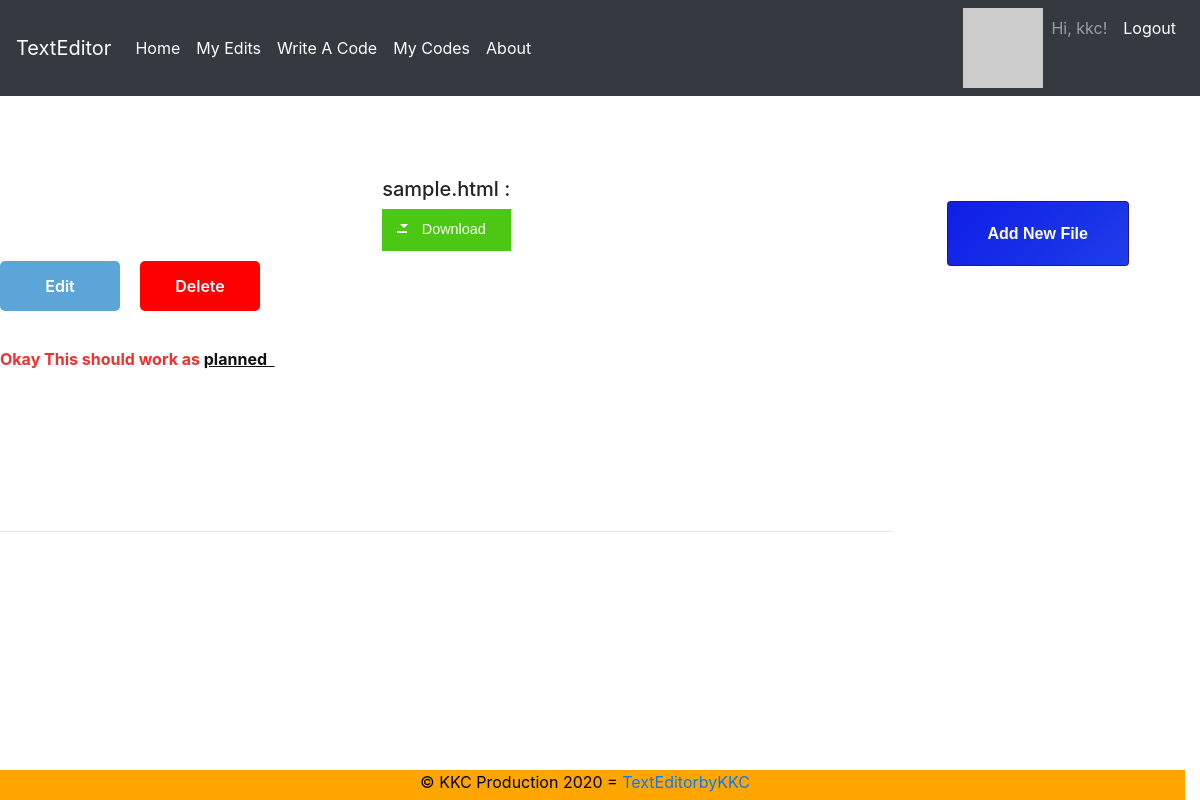
The app's page /myedits (signed in) with its own data.
### app/models.py (models this page shows, shortened)
class User(UserMixin, db.Model):
    id = db.Column(db.Integer, primary_key=True)
    username = db.Column(db.String(64), index=True, unique=True)
    email = db.Column(db.String(120), index=True, unique=True)
    password_hash = db.Column(db.String(128))
    posts = db.relationship('EditorData', backref='author', lazy='dynamic')
    codes = db.relationship('CodeData', backref='author', lazy='dynamic')
    def avatar(self, size):
        digest = md5(self.email.lower().encode('utf-8')).hexdigest()
        return 'https://www.gravatar.com/avatar/{}?d=identicon&s={}'.format(
            digest, size)

class EditorData(db.Model):
    id = db.Column(db.Integer, primary_key=True)
    name = db.Column(db.Text)
    extension= db.Column(db.Text)
    html= db.Column(db.Text)
    user_id = db.Column(db.Integer, db.ForeignKey('user.id'))

### app/routes.py (the view)
@app.route('/display')
@app.route('/myedits')
@login_required
def display():
    posts = EditorData.query.order_by(EditorData.id.desc()).filter_by(author=current_user).all()
    return render_template('myedits.html', posts=posts, title='My Edits')

### app/models.py (called while the page is built)
@login.user_loader
def load_user(id):
    return User.query.get(int(id))

### app/templates/myedits.html
{% extends "base.html" %}
{% block content %}
<br><br>
<div class="row">
  <div class="col-lg-9 col-md-9 col-sm-6" >
{% for post in posts %}
<div>
  <center>  <b><h5>{{ post.name }} :</h5></b><a href="/download/{{post.id}}" class="buttonDownload" download="{{post.name}}" >Download</a></center>
  <center>
    <a href="/edit/{{post.id}}" title="Edit" class="button btnFloat btnBlueGreen">Edit</a>  <a  href="/delete/{{post.id}}" title="Button slide purple" class="button btnSlide btnPurple">
    <span class="top" data-content="Delete">Delete</span>
    <span class="bottom" data-content="Edit">Sure?</span></a> </center> <br>
    <br> <br><br>
   {{post.html|safe}}
        <br><br><br><br><br>
        <br>
       <br>
       <hr>
</div>
{% endfor %}
</div>
<div class="col-lg-3 col-md-3 col-sm-3" >
  <a href="{{ url_for('index') }}" target="_blank" class="btn --animated">
    <span>Add New File</span>
  </a></div>
{% endblock %}

### app/templates/base.html (shortened to what this page needs)
<!DOCTYPE html>
<html lang="en">
<head>
    <link rel="stylesheet" href="https://stackpath.bootstrapcdn.com/bootstrap/4.1.3/css/bootstrap.min.css">
</head>
<body>
  <div class="fixed-top">
  <nav class="navbar navbar-expand-md navbar-dark bg-dark justify-content-end">
    <a class="navbar-brand" href="{{url_for('index')}}">TextEditor</a>
    <div class="collapse navbar-collapse" id="navbarSupportedContent">
      <ul class="navbar-nav ">
        <li class="nav-item active">
          <a class="nav-link" href="{{ url_for('index') }}">Home<span class="sr-only">(current)</span></a>
        </li>
        {% if current_user.is_anonymous %}
        <li class="nav-item active">
          <a class="nav-link" href="{{ url_for('login') }}">login</a>
        </li>
        {% else %}
        <li class="nav-item active">
          <a class="nav-link" href="/myedits">My Edits</a>
        </li>
        <li class="nav-item active">
          <a class="nav-link" href="/codingtab">Write A Code<span class="sr-only">(current)</span></a>
        </li>
        <li class="nav-item active">
          <a class="nav-link" href="/mycodes">My Codes</a>
        </li>
        <li class="nav-item active">
          <a class="nav-link" href="/about">About</a>
        </li>
      </ul>
    </div>
    <div class="collapse navbar-collapse flex-grow-0" id="navbarSupportedContent">
      <ul class="navbar-nav text-right">
      <li>
        <img src="{{ current_user.avatar(50) }}">
      </li>
      <li class="nav-item" >
        <a class="nav-link"> Hi, {{ current_user.username }}!</a></li>
        <li class="nav-item active">
           <a class="nav-link" href="{{ url_for('logout') }}">Logout</a></li>
        {% endif %}
      </ul>
    </div>
  </nav>
  </div>
        <h1 style="color: white;">
        </h1>
        <br><br><br><br>
        {% block content %}{% endblock %}
<footer><center>© KKC Production 2020 =
  <a href="{{ url_for('index')}}"> TextEditorbyKKC</a> </center>
</footer>
</body>
</html>

### app/templates/base.html (style rules this page uses)
a { text-decoration:none; }
a.button { display: block; position: relative; float: left; width: 120px; padding: 0; margin: 10px 20px 10px 0; font-weight: 600; text-align: center; line-height: 50px; color: #FFF; border-radius: 5px; transition: all 0.2s ; }
.btnBlueGreen { background: #00AE68; }
.btnPurple { background: #A74982; }
.buttonDownload { display: inline-block; position: relative; padding: 10px 25px; background-color: #4CC713; color: white; font-family: sans-serif; text-decoration: none; font-size: 0.9em; text-align: center; text-indent: 15px; }
.buttonDownload:before, .buttonDownload:after { content: ' '; display: block; position: absolute; left: 15px; top: 52%; }
.buttonDownload:before { width: 10px; height: 2px; border-style: solid; border-width: 0 2px 2px; }
.buttonDownload:after { width: 0; height: 0; margin-left: 3px; margin-top: -7px; border-style: solid; border-width: 4px 4px 0 4px; border-color: transparent; border-top-color: inherit; animation: downloadArrow 2s linear infinite; animation-play-state: paused; }
.btnSlide .top { position: absolute; top: 0px; left: 0; width: 120px; height: 50px; background: #00AE68; z-index: 10; transition: all 0.2s ; border-radius: 5px; }
.btnSlide.btnPurple .top { background: red; }
.btnSlide .bottom { position: absolute; top: 0; left: 0; width: 120px; height: 50px; color: #000; z-index: 5; border-radius: 5px; }
.btnFloat { background: none; box-shadow: 0px 0px 0px 0px rgba(0, 0, 0, 0.5); }
.btnFloat:before { content: 'Edit'; display: block; position: absolute; top: 0; left: 0; width: 120px; height: 50px; border-radius: 5px; transition: all 0.2s ; }
.btnBlueGreen.btnFloat:before { background: rgb(91,165, 216); }
.btnFloat:before { box-shadow: 0px 0px 0px 0px rgba(0, 0, 0, 0.4); }
body { overflow: auto; min-height: 100%; }
footer { z-index: 999; position: fixed; bottom:0; width:100%; height:30px; background:orange; color:black; }
:root { --font: 1rem/1.2 "helvetica", sans-serif; --bg-hover: linear-gradient( 135deg, #101ee7 0%, #2654e9 20%, #62d6fa 37%, #fff 50%, #fc35ca 66%, #7559ff 72%, #101ee7 100% ); --btn-color: #2e175e; }
.btn { display: table; text-align: center; color: #ffffff; text-decoration: none; position: relative; font: var(--font); font-weight: bold; padding: 22px 40px; background-color: var(--btn-color); overflow: hidden; margin: 24px; }
.--animated { transition: all 1s; }
.--animated span { position: relative; z-index: 9; }
.--animated:after { height: 100%; width: 2000px; transition: all 1s; background: var(--bg-hover); }
.--animated:before { height: 26px; width: 100%; top: -50px; z-index: 10; opacity: 0; background-color: rgba(255, 255, 255, 0.15); }
.--animated:before, a:after { position: absolute; top: 0; left: 0; z-index: 7; display: block; content: ""; }

### records on screen
User: username "kkc"
EditorData: name "sample.html", html "Okay This should work as planned"
